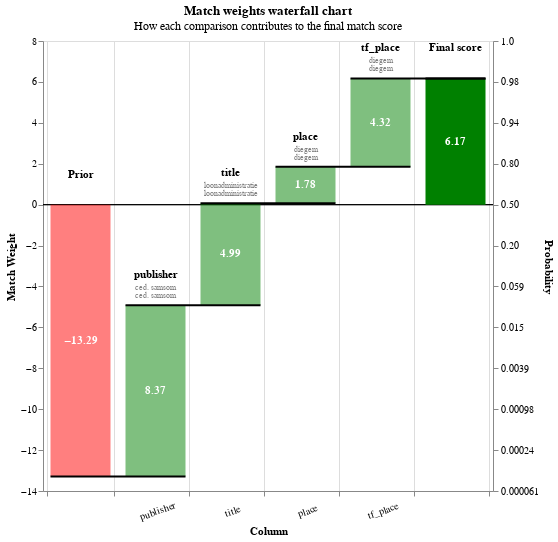

Notebook source saved alongside this figure:
### Code cell
records_to_view = dfPredictions.as_record_dict(limit=30)
linker.visualisations.waterfall_chart(records_to_view, filter_nulls=False)

### Figure 1 — Vega-Lite specification as saved in the notebook (floating-point values rounded to 4 significant figures; data arrays with more than 128 entries replaced by an {"elided": "..."} marker saying what was removed)
{"config": {"view": {"continuousWidth": 400, "continuousHeight": 300}}, "layer": [{"layer": [{"mark": "rule", "encoding": {"color": {"value": "black"}, "size": {"value": 0.5}, "y": {"field": "zero", "type": "quantitative"}}}, {"mark": {"type": "bar", "width": 60}, "encoding": {"color": {"condition": {"test": "(datum.log2_bayes_factor < 0)", "value": "red"}, "value": "green"}, "opacity": {"condition": {"test": "datum.column_name == 'Prior match weight' || datum.column_name == 'Final score'", "value": 1}, "value": 0.5}, "tooltip": [{"field": "column_name", "title": "Comparison column", "type": "nominal"}, {"field": "value_l", "title": "Value (L)", "type": "nominal"}, {"field": "value_r", "title": "Value (R)", "type": "nominal"}, {"field": "label_for_charts", "title": "Label", "type": "ordinal"}, {"field": "sql_condition", "title": "SQL condition", "type": "nominal"}, {"field": "comparison_vector_value", "title": "Comparison vector value", "type": "nominal"}, {"field": "bayes_factor", "format": ",.4f", "title": "Bayes factor = m/u", "type": "quantitative"}, {"field": "log2_bayes_factor", "format": ",.4f", "title": "Match weight = log2(m/u)", "type": "quantitative"}, {"field": "prob", "format": ".4f", "title": "Cumulative match probability", "type": "quantitative"}, {"field": "bayes_factor_description", "title": "Match weight description", "type": "nominal"}], "x": {"axis": {"grid": true, "labelAlign": "center", "labelAngle": -20, "labelExpr": "datum.value == 'Prior' || datum.value == 'Final score' ? '' : datum.value", "labelPadding": 10, "tickBand": "extent", "title": "Column"}, "field": "column_name", "sort": {"field": "bar_sort_order", "order": "ascending"}, "type": "nominal"}, "y": {"axis": {"grid": false, "orient": "left", "title": "Match Weight"}, "field": "previous_sum", "type": "quantitative"}, "y2": {"field": "sum"}}}, {"mark": {"type": "text", "fontWeight": "bold"}, "encoding": {"color": {"value": "white"}, "text": {"condition": {"test": "abs(datum.log2_bayes_factor) > 1", "field": "log2_bayes_factor", "format": ".2f", "type": "nominal"}, "value": ""}, "x": {"axis": {"labelAngle": -20, "title": "Column"}, "field": "column_name", "sort": {"field": "bar_sort_order", "order": "ascending"}, "type": "nominal"}, "y": {"axis": {"orient": "left"}, "field": "center", "type": "quantitative"}}}, {"mark": {"type": "text", "baseline": "bottom", "dy": -25, "fontWeight": "bold"}, "encoding": {"color": {"value": "black"}, "text": {"field": "column_name", "type": "nominal"}, "x": {"axis": {"labelAngle": -20, "title": "Column"}, "field": "column_name", "sort": {"field": "bar_sort_order", "order": "ascending"}, "type": "nominal"}, "y": {"field": "sum_top", "type": "quantitative"}}}, {"mark": {"type": "text", "baseline": "bottom", "dy": -13, "fontSize": 8}, "encoding": {"color": {"value": "grey"}, "text": {"field": "value_l", "type": "nominal"}, "x": {"axis": {"labelAngle": -20, "title": "Column"}, "field": "column_name", "sort": {"field": "bar_sort_order", "order": "ascending"}, "type": "nominal"}, "y": {"field": "sum_top", "type": "quantitative"}}}, {"mark": {"type": "text", "baseline": "bottom", "dy": -5, "fontSize": 8}, "encoding": {"color": {"value": "grey"}, "text": {"field": "value_r", "type": "nominal"}, "x": {"axis": {"labelAngle": -20, "title": "Column"}, "field": "column_name", "sort": {"field": "bar_sort_order", "order": "ascending"}, "type": "nominal"}, "y": {"field": "sum_top", "type": "quantitative"}}}]}, {"mark": {"type": "rule", "color": "black", "strokeWidth": 2, "x2Offset": 30, "xOffset": -30}, "encoding": {"x": {"axis": {"labelAngle": -20, "title": "Column"}, "field": "column_name", "sort": {"field": "bar_sort_order", "order": "ascending"}, "type": "nominal"}, "x2": {"field": "lead"}, "y": {"axis": {"labelExpr": "format(1 / (1 + pow(2, -1*datum.value)), '.2r')", "orient": "right", "title": "Probability"}, "field": "sum", "scale": {"zero": false}, "type": "quantitative"}}}], "data": {"name": "data-52357a236c6c96bc3276abf77fdee91c"}, "height": 450, "params": [{"name": "record_number", "bind": {"input": "range", "max": 29, "min": 0, "step": 1}, "value": 0}], "resolve": {"axis": {"y": "independent"}}, "title": {"text": "Match weights waterfall chart", "subtitle": "How each comparison contributes to the final match score"}, "transform": [{"filter": "(datum.record_number == record_number)"}, {"window": [{"op": "sum", "field": "log2_bayes_factor", "as": "sum"}, {"op": "lead", "field": "column_name", "as": "lead"}], "frame": [null, 0]}, {"calculate": "datum.column_name === \"Final score\" ? datum.sum - datum.log2_bayes_factor : datum.sum", "as": "sum"}, {"calculate": "datum.lead === null ? datum.column_name : datum.lead", "as": "lead"}, {"calculate": "datum.column_name === \"Final score\" || datum.column_name === \"Prior match weight\" ? 0 : datum.sum - datum.log2_bayes_factor", "as": "previous_sum"}, {"calculate": "datum.sum > datum.previous_sum ? datum.column_name : \"\"", "as": "top_label"}, {"calculate": "datum.sum < datum.previous_sum ? datum.column_name : \"\"", "as": "bottom_label"}, {"calculate": "datum.sum > datum.previous_sum ? datum.sum : datum.previous_sum", "as": "sum_top"}, {"calculate": "datum.sum < datum.previous_sum ? datum.sum : datum.previous_sum", "as": "sum_bottom"}, {"calculate": "(datum.sum + datum.previous_sum) / 2", "as": "center"}, {"calculate": "(datum.log2_bayes_factor > 0 ? \"+\" : \"\") + datum.log2_bayes_factor", "as": "text_log2_bayes_factor"}, {"calculate": "datum.sum < datum.previous_sum ? 4 : -4", "as": "dy"}, {"calculate": "datum.sum < datum.previous_sum ? \"top\" : \"bottom\"", "as": "baseline"}, {"calculate": "1. / (1 + pow(2, -1.*datum.sum))", "as": "prob"}, {"calculate": "0*datum.sum", "as": "zero"}], "width": {"step": 75}, "$schema": "https://vega.github.io/schema/vega-lite/v5.9.3.json", "datasets": {"data-52357a236c6c96bc3276abf77fdee91c": {"elided": "180 records"}}}
